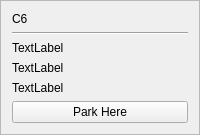
        <widget class="QFrame" name="frame_18">
         <property name="frameShape">
          <enum>QFrame::StyledPanel</enum>
         </property>
         <property name="frameShadow">
          <enum>QFrame::Plain</enum>
         </property>
         <layout class="QGridLayout" name="gridLayout_27">
          <item row="0" column="0">
           <layout class="QVBoxLayout" name="verticalLayout_26">
            <item>
             <widget class="QLabel" name="label_28">
              <property name="text">
               <string>C6</string>
              </property>
             </widget>
            </item>
            <item>
             <widget class="Line" name="line_28">
              <property name="orientation">
               <enum>Qt::Horizontal</enum>
              </property>
             </widget>
            </item>
            <item>
             <widget class="QLabel" name="c6TakenLbl">
              <property name="text">
               <string>TextLabel</string>
              </property>
             </widget>
            </item>
            <item>
             <widget class="QLabel" name="c6handLbl">
              <property name="text">
               <string>TextLabel</string>
              </property>
             </widget>
            </item>
            <item>
             <widget class="QLabel" name="takenByLblc6">
              <property name="text">
               <string>TextLabel</string>
              </property>
             </widget>
            </item>
            <item>
             <widget class="QPushButton" name="c6Btn">
              <property name="text">
               <string>Park Here</string>
              </property>
             </widget>
            </item>
           </layout>
          </item>
         </layout>
        </widget>
